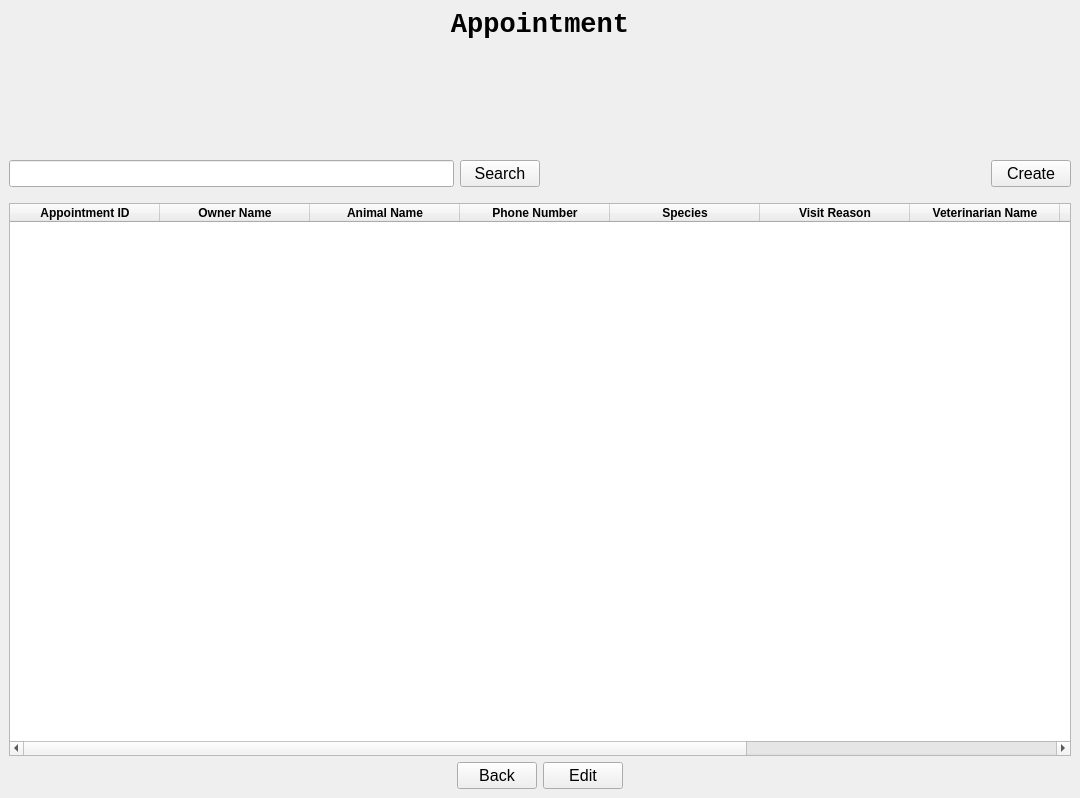
<?xml version="1.0" encoding="UTF-8"?>
<ui version="4.0">
 <class>Appointment</class>
 <widget class="QMainWindow" name="Appointment">
  <property name="geometry">
   <rect>
    <x>0</x>
    <y>0</y>
    <width>1080</width>
    <height>798</height>
   </rect>
  </property>
  <property name="font">
   <font>
    <weight>75</weight>
    <bold>true</bold>
   </font>
  </property>
  <property name="windowTitle">
   <string>Appointments</string>
  </property>
  <widget class="QWidget" name="centralwidget">
   <layout class="QGridLayout" name="gridLayout_2">
    <item row="0" column="0">
     <layout class="QVBoxLayout" name="verticalLayout" stretch="1,5,1,25,1">
      <item>
       <layout class="QHBoxLayout" name="horizontal_layout_Label">
        <item>
         <widget class="QLabel" name="label_2">
          <property name="font">
           <font>
            <family>Courier New</family>
            <pointsize>20</pointsize>
            <weight>75</weight>
            <bold>true</bold>
           </font>
          </property>
          <property name="text">
           <string>Appointment</string>
          </property>
          <property name="alignment">
           <set>Qt::AlignCenter</set>
          </property>
         </widget>
        </item>
       </layout>
      </item>
      <item>
       <spacer name="verticalSpacer">
        <property name="orientation">
         <enum>Qt::Vertical</enum>
        </property>
        <property name="sizeHint" stdset="0">
         <size>
          <width>20</width>
          <height>40</height>
         </size>
        </property>
       </spacer>
      </item>
      <item>
       <layout class="QHBoxLayout" name="horizontal_layout_search" stretch="0,0,0,0">
        <property name="leftMargin">
         <number>0</number>
        </property>
        <property name="rightMargin">
         <number>0</number>
        </property>
        <item>
         <widget class="QLineEdit" name="search_line_2">
          <property name="sizePolicy">
           <sizepolicy hsizetype="Expanding" vsizetype="Expanding">
            <horstretch>0</horstretch>
            <verstretch>0</verstretch>
           </sizepolicy>
          </property>
          <property name="maximumSize">
           <size>
            <width>16777215</width>
            <height>16777215</height>
           </size>
          </property>
         </widget>
        </item>
        <item>
         <widget class="QPushButton" name="search_button_2">
          <property name="sizePolicy">
           <sizepolicy hsizetype="Maximum" vsizetype="Fixed">
            <horstretch>0</horstretch>
            <verstretch>0</verstretch>
           </sizepolicy>
          </property>
          <property name="font">
           <font>
            <pointsize>12</pointsize>
            <weight>50</weight>
            <bold>false</bold>
           </font>
          </property>
          <property name="text">
           <string>Search</string>
          </property>
         </widget>
        </item>
        <item>
         <spacer name="horizontalSpacer_3">
          <property name="orientation">
           <enum>Qt::Horizontal</enum>
          </property>
          <property name="sizeHint" stdset="0">
           <size>
            <width>40</width>
            <height>20</height>
           </size>
          </property>
         </spacer>
        </item>
        <item>
         <widget class="QPushButton" name="Create_button_2">
          <property name="sizePolicy">
           <sizepolicy hsizetype="Maximum" vsizetype="Fixed">
            <horstretch>0</horstretch>
            <verstretch>0</verstretch>
           </sizepolicy>
          </property>
          <property name="font">
           <font>
            <pointsize>12</pointsize>
            <weight>50</weight>
            <bold>false</bold>
           </font>
          </property>
          <property name="text">
           <string>Create</string>
          </property>
         </widget>
        </item>
       </layout>
      </item>
      <item>
       <layout class="QVBoxLayout" name="vertical_layout_table" stretch="0">
        <property name="leftMargin">
         <number>0</number>
        </property>
        <property name="topMargin">
         <number>10</number>
        </property>
        <item>
         <widget class="QTableWidget" name="appointment_table_widget_2">
          <property name="sizePolicy">
           <sizepolicy hsizetype="Expanding" vsizetype="Expanding">
            <horstretch>0</horstretch>
            <verstretch>0</verstretch>
           </sizepolicy>
          </property>
          <property name="minimumSize">
           <size>
            <width>0</width>
            <height>341</height>
           </size>
          </property>
          <property name="maximumSize">
           <size>
            <width>16777215</width>
            <height>16777215</height>
           </size>
          </property>
          <attribute name="horizontalHeaderCascadingSectionResizes">
           <bool>false</bool>
          </attribute>
          <attribute name="horizontalHeaderMinimumSectionSize">
           <number>39</number>
          </attribute>
          <attribute name="horizontalHeaderDefaultSectionSize">
           <number>150</number>
          </attribute>
          <attribute name="horizontalHeaderStretchLastSection">
           <bool>true</bool>
          </attribute>
          <column>
           <property name="text">
            <string>Appointment ID</string>
           </property>
           <property name="font">
            <font>
             <weight>75</weight>
             <bold>true</bold>
            </font>
           </property>
          </column>
          <column>
           <property name="text">
            <string>Owner Name</string>
           </property>
          </column>
          <column>
           <property name="text">
            <string>Animal Name</string>
           </property>
          </column>
          <column>
           <property name="text">
            <string>Phone Number</string>
           </property>
          </column>
          <column>
           <property name="text">
            <string>Species</string>
           </property>
          </column>
          <column>
           <property name="text">
            <string>Visit Reason</string>
           </property>
          </column>
          <column>
           <property name="text">
            <string>Veterinarian Name</string>
           </property>
          </column>
          <column>
           <property name="text">
            <string>Date</string>
           </property>
          </column>
          <column>
           <property name="text">
            <string>Time</string>
           </property>
          </column>
          <column>
           <property name="text">
            <string>Status</string>
           </property>
          </column>
         </widget>
        </item>
       </layout>
      </item>
      <item>
       <layout class="QHBoxLayout" name="horizontal_layout_button">
        <item>
         <spacer name="horizontalSpacer_5">
          <property name="orientation">
           <enum>Qt::Horizontal</enum>
          </property>
          <property name="sizeHint" stdset="0">
           <size>
            <width>40</width>
            <height>20</height>
           </size>
          </property>
         </spacer>
        </item>
        <item>
         <widget class="QPushButton" name="back_button_2">
          <property name="sizePolicy">
           <sizepolicy hsizetype="Maximum" vsizetype="Fixed">
            <horstretch>0</horstretch>
            <verstretch>0</verstretch>
           </sizepolicy>
          </property>
          <property name="font">
           <font>
            <pointsize>12</pointsize>
            <weight>50</weight>
            <bold>false</bold>
           </font>
          </property>
          <property name="text">
           <string>Back</string>
          </property>
         </widget>
        </item>
        <item>
         <widget class="QPushButton" name="edit_button_2">
          <property name="sizePolicy">
           <sizepolicy hsizetype="Maximum" vsizetype="Fixed">
            <horstretch>0</horstretch>
            <verstretch>0</verstretch>
           </sizepolicy>
          </property>
          <property name="font">
           <font>
            <pointsize>12</pointsize>
            <weight>50</weight>
            <bold>false</bold>
           </font>
          </property>
          <property name="text">
           <string>Edit</string>
          </property>
         </widget>
        </item>
        <item>
         <spacer name="horizontalSpacer_6">
          <property name="orientation">
           <enum>Qt::Horizontal</enum>
          </property>
          <property name="sizeHint" stdset="0">
           <size>
            <width>40</width>
            <height>20</height>
           </size>
          </property>
         </spacer>
        </item>
       </layout>
      </item>
     </layout>
    </item>
   </layout>
  </widget>
 </widget>
 <resources/>
 <connections/>
</ui>
